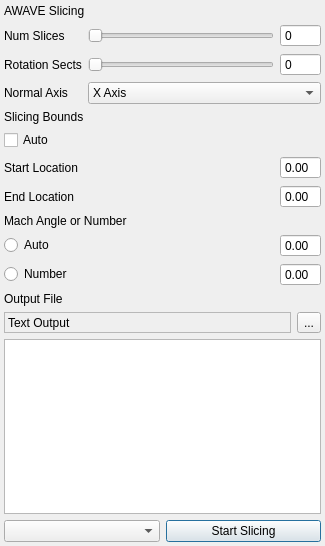
<?xml version="1.0" encoding="UTF-8"?>
<ui version="4.0">
 <class>AwaveScreen</class>
 <widget class="QDialog" name="AwaveScreen">
  <property name="geometry">
   <rect>
    <x>0</x>
    <y>0</y>
    <width>325</width>
    <height>546</height>
   </rect>
  </property>
  <property name="windowTitle">
   <string>AWAVE Slicing</string>
  </property>
  <layout class="QGridLayout" name="gridLayout">
   <property name="sizeConstraint">
    <enum>QLayout::SetMinAndMaxSize</enum>
   </property>
   <property name="leftMargin">
    <number>4</number>
   </property>
   <property name="topMargin">
    <number>4</number>
   </property>
   <property name="rightMargin">
    <number>4</number>
   </property>
   <property name="bottomMargin">
    <number>4</number>
   </property>
   <item row="3" column="1" colspan="2">
    <widget class="QComboBox" name="axisChoice">
     <item>
      <property name="text">
       <string>X Axis</string>
      </property>
     </item>
     <item>
      <property name="text">
       <string>Y Axis</string>
      </property>
     </item>
     <item>
      <property name="text">
       <string>Z Axis</string>
      </property>
     </item>
    </widget>
   </item>
   <item row="2" column="0">
    <widget class="QLabel" name="label_2">
     <property name="text">
      <string>Rotation Sects</string>
     </property>
     <property name="buddy">
      <cstring>numSlicesSlider</cstring>
     </property>
    </widget>
   </item>
   <item row="8" column="2">
    <widget class="QDoubleSpinBox" name="endInput">
     <property name="buttonSymbols">
      <enum>QAbstractSpinBox::NoButtons</enum>
     </property>
     <property name="keyboardTracking">
      <bool>false</bool>
     </property>
    </widget>
   </item>
   <item row="3" column="0">
    <widget class="QLabel" name="label_3">
     <property name="text">
      <string>Normal Axis</string>
     </property>
     <property name="buddy">
      <cstring>numSlicesSlider</cstring>
     </property>
    </widget>
   </item>
   <item row="6" column="0" colspan="3">
    <widget class="QCheckBox" name="autoBoundsButton">
     <property name="text">
      <string>Auto</string>
     </property>
    </widget>
   </item>
   <item row="7" column="2">
    <widget class="QDoubleSpinBox" name="startInput">
     <property name="buttonSymbols">
      <enum>QAbstractSpinBox::NoButtons</enum>
     </property>
     <property name="keyboardTracking">
      <bool>false</bool>
     </property>
    </widget>
   </item>
   <item row="7" column="0">
    <widget class="QLabel" name="label_5">
     <property name="text">
      <string>Start Location</string>
     </property>
     <property name="buddy">
      <cstring>numSlicesSlider</cstring>
     </property>
    </widget>
   </item>
   <item row="1" column="1">
    <widget class="QSlider" name="numSlicesSlider">
     <property name="orientation">
      <enum>Qt::Horizontal</enum>
     </property>
    </widget>
   </item>
   <item row="10" column="2">
    <widget class="QDoubleSpinBox" name="angleInput">
     <property name="buttonSymbols">
      <enum>QAbstractSpinBox::NoButtons</enum>
     </property>
     <property name="keyboardTracking">
      <bool>false</bool>
     </property>
    </widget>
   </item>
   <item row="11" column="2">
    <widget class="QDoubleSpinBox" name="numberInput">
     <property name="buttonSymbols">
      <enum>QAbstractSpinBox::NoButtons</enum>
     </property>
     <property name="keyboardTracking">
      <bool>false</bool>
     </property>
    </widget>
   </item>
   <item row="13" column="0" colspan="3">
    <layout class="QHBoxLayout" name="horizontalLayout">
     <item>
      <widget class="QLabel" name="fileOutput">
       <property name="frameShape">
        <enum>QFrame::StyledPanel</enum>
       </property>
       <property name="frameShadow">
        <enum>QFrame::Sunken</enum>
       </property>
       <property name="text">
        <string>Text Output</string>
       </property>
      </widget>
     </item>
     <item>
      <widget class="QToolButton" name="fileButton">
       <property name="text">
        <string>...</string>
       </property>
      </widget>
     </item>
    </layout>
   </item>
   <item row="14" column="0" colspan="3">
    <widget class="QTextBrowser" name="outputTextDisplay"/>
   </item>
   <item row="18" column="0" colspan="3">
    <layout class="QHBoxLayout" name="horizontalLayout_2">
     <item>
      <widget class="QComboBox" name="setChoice"/>
     </item>
     <item>
      <widget class="QPushButton" name="startButton">
       <property name="text">
        <string>Start Slicing</string>
       </property>
      </widget>
     </item>
    </layout>
   </item>
   <item row="1" column="0">
    <widget class="QLabel" name="label">
     <property name="text">
      <string>Num Slices</string>
     </property>
     <property name="buddy">
      <cstring>numSlicesSlider</cstring>
     </property>
    </widget>
   </item>
   <item row="0" column="0" colspan="3">
    <widget class="QLabel" name="screenHeader">
     <property name="text">
      <string>AWAVE Slicing</string>
     </property>
    </widget>
   </item>
   <item row="2" column="1">
    <widget class="QSlider" name="numRotSectsSlider">
     <property name="orientation">
      <enum>Qt::Horizontal</enum>
     </property>
    </widget>
   </item>
   <item row="5" column="0" colspan="3">
    <widget class="QLabel" name="sectionHeader">
     <property name="text">
      <string>Slicing Bounds</string>
     </property>
    </widget>
   </item>
   <item row="8" column="0">
    <widget class="QLabel" name="label_6">
     <property name="text">
      <string>End Location</string>
     </property>
     <property name="buddy">
      <cstring>numSlicesSlider</cstring>
     </property>
    </widget>
   </item>
   <item row="1" column="2">
    <widget class="QSpinBox" name="numSlicesInput">
     <property name="buttonSymbols">
      <enum>QAbstractSpinBox::NoButtons</enum>
     </property>
     <property name="keyboardTracking">
      <bool>false</bool>
     </property>
    </widget>
   </item>
   <item row="2" column="2">
    <widget class="QSpinBox" name="numRotSectsInput">
     <property name="buttonSymbols">
      <enum>QAbstractSpinBox::NoButtons</enum>
     </property>
     <property name="keyboardTracking">
      <bool>false</bool>
     </property>
    </widget>
   </item>
   <item row="9" column="0" colspan="3">
    <widget class="QLabel" name="sectionHeader_2">
     <property name="text">
      <string>Mach Angle or Number</string>
     </property>
    </widget>
   </item>
   <item row="12" column="0" colspan="3">
    <widget class="QLabel" name="sectionHeader_3">
     <property name="text">
      <string>Output File</string>
     </property>
    </widget>
   </item>
   <item row="10" column="0">
    <widget class="QRadioButton" name="angleButton">
     <property name="text">
      <string>Auto</string>
     </property>
    </widget>
   </item>
   <item row="11" column="0">
    <widget class="QRadioButton" name="numberButton">
     <property name="text">
      <string>Number</string>
     </property>
    </widget>
   </item>
   <item row="7" column="1">
    <widget class="DoubleSlider" name="startSlider" native="true"/>
   </item>
   <item row="8" column="1">
    <widget class="DoubleSlider" name="endSlider" native="true"/>
   </item>
   <item row="10" column="1">
    <widget class="DoubleSlider" name="angleSlider" native="true"/>
   </item>
   <item row="11" column="1">
    <widget class="DoubleSlider" name="numberSlider" native="true"/>
   </item>
  </layout>
 </widget>
 <customwidgets>
  <customwidget>
   <class>DoubleSlider</class>
   <extends>QWidget</extends>
   <header>DoubleSlider.h</header>
   <container>1</container>
  </customwidget>
 </customwidgets>
 <resources/>
 <connections/>
</ui>
